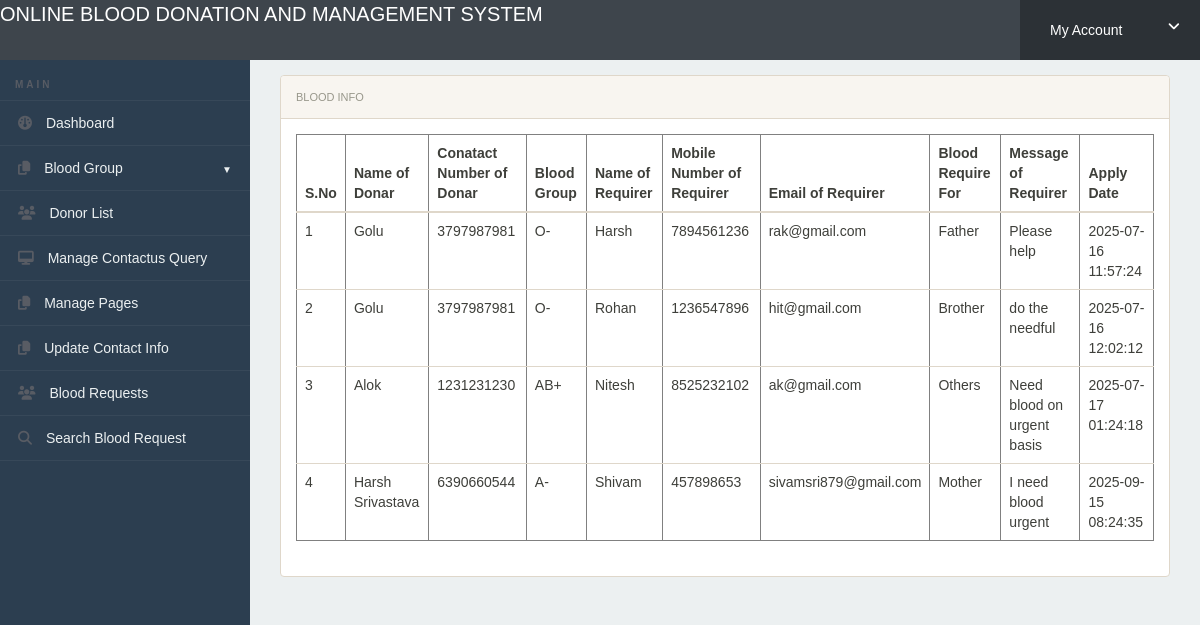
The page /admin/blood-requests.php (signed in) on the database its author committed.
### tables this page shows
CREATE TABLE `tblbloodrequirer` (
  `ID` int(10) NOT NULL,
  `BloodDonarID` int(10) DEFAULT NULL,
  `name` varchar(250) DEFAULT NULL,
  `EmailId` varchar(250) DEFAULT NULL,
  `ContactNumber` bigint(10) DEFAULT NULL,
  `BloodRequirefor` varchar(250) DEFAULT NULL,
  `Message` mediumtext DEFAULT NULL,
  `ApplyDate` timestamp NULL DEFAULT current_timestamp()
);

CREATE TABLE `tblblooddonars` (
  `id` int(11) NOT NULL,
  `FullName` varchar(100) DEFAULT NULL,
  `MobileNumber` char(11) DEFAULT NULL,
  `EmailId` varchar(100) DEFAULT NULL,
  `Gender` varchar(20) DEFAULT NULL,
  `Age` int(11) DEFAULT NULL,
  `BloodGroup` varchar(20) DEFAULT NULL,
  `Address` varchar(255) DEFAULT NULL,
  `Message` mediumtext DEFAULT NULL,
  `PostingDate` timestamp NOT NULL DEFAULT current_timestamp(),
  `status` int(1) DEFAULT NULL,
  `Password` varchar(250) DEFAULT NULL
);

### admin/blood-requests.php (the view, shortened to what this page needs)
<?php
include('includes/config.php');
if (strlen($_SESSION['alogin']) == 0) {
	header('location:index.php');
} else {
?>
	<!doctype html>
	<html lang="en" class="no-js">
	<head>
		<link rel="stylesheet" href="css/font-awesome.min.css">
		<link rel="stylesheet" href="css/bootstrap.min.css">
		<link rel="stylesheet" href="css/dataTables.bootstrap.min.css">
		<link rel="stylesheet" href="css/bootstrap-social.css">
		<link rel="stylesheet" href="css/bootstrap-select.css">
		<link rel="stylesheet" href="css/fileinput.min.css">
		<link rel="stylesheet" href="css/awesome-bootstrap-checkbox.css">
		<link rel="stylesheet" href="css/style.css">
	</head>
	<body>
		<?php include('includes/header.php'); ?>
		<div class="ts-main-content">
			<?php include('includes/leftbar.php'); ?>
			<div class="content-wrapper">
				<div class="container-fluid">
					<div class="col-md-12">
						<div class="panel panel-default">
							<div class="panel-heading">Blood Info</div>
							<div class="panel-body">
								<table border="1" class="table table-responsive">
									<thead>
										<tr>
											<th>S.No</th>
											<th>Name of Donar</th>
											<th>Conatact Number of Donar</th>
											<th>Blood Group</th>
											<th>Name of Requirer</th>
											<th>Mobile Number of Requirer</th>
											<th>Email of Requirer</th>
											<th>Blood Require For</th>
											<th>Message of Requirer</th>
											<th>Apply Date</th>
										</tr>
									</thead>
									<tbody>
										<tr><?php
											$sql = "SELECT tblbloodrequirer.BloodDonarID,tblbloodrequirer.name,tblbloodrequirer.EmailId,tblbloodrequirer.ContactNumber,tblbloodrequirer.BloodRequirefor,tblbloodrequirer.Message,tblbloodrequirer.ApplyDate,tblblooddonars.id as donid,tblblooddonars.FullName,tblblooddonars.MobileNumber,tblblooddonars.BloodGroup  from  tblbloodrequirer join tblblooddonars on tblblooddonars.id=tblbloodrequirer.BloodDonarID where tblblooddonars.FullName like '%$sdata%' || tblblooddonars.MobileNumber like '%$sdata%'";
											$query = $dbh->prepare($sql);
											$query->execute();
											$results = $query->fetchAll(PDO::FETCH_OBJ);
											$cnt = 1;
											if ($query->rowCount() > 0) {
												foreach ($results as $row) {               ?>
													<td><?php echo htmlentities($cnt); ?></td>
													<td><?php echo htmlentities($row->FullName); ?></td>
													<td><?php echo htmlentities($row->MobileNumber); ?></td>
													<td><?php echo htmlentities($row->BloodGroup); ?></td>
													<td><?php echo htmlentities($row->name); ?></td>
													<td><?php echo htmlentities($row->ContactNumber); ?></td>
													<td><?php echo htmlentities($row->EmailId); ?></td>
													<td><?php echo htmlentities($row->BloodRequirefor); ?></td>
													<td><?php echo htmlentities($row->Message); ?>
													</td>
													<td>
														<?php echo htmlentities($row->ApplyDate); ?>
													</td>
										</tr>
									<?php $cnt = $cnt + 1;
												}
											} else { ?>
									<tr>
										<th colspan="8" style="color:red;"> No Record found</th>
									</tr>
								<?php } ?>
									</tbody>
								</table>
							</div>
						</div>
					</div>
				</div>
			</div>
		</div>
	</body>
	</html>
<?php } ?>

### admin/includes/header.php (shortened to what this page needs)
<div class="brand clearfix">
	<a href="dashboard.php" style="font-size: 20px; padding-top:1%; color:#fff">ONLINE BLOOD DONATION AND MANAGEMENT SYSTEM </a>
		<ul class="ts-profile-nav">
			<li class="ts-account">
				<a href="#"><img src="img/ts-avatar.jpg" class="ts-avatar hidden-side" alt="">My Account <i class="fa fa-angle-down hidden-side"></i></a>
			</li>
		</ul>
	</div>

### admin/includes/leftbar.php (shortened to what this page needs)
<!DOCTYPE html>
<html lang="en">
<head>
  <link rel="stylesheet" href="https://cdnjs.cloudflare.com/ajax/libs/font-awesome/6.5.0/css/all.min.css">
</head>
<body>
  <nav class="ts-sidebar">
    <ul class="ts-sidebar-menu">
      <li class="ts-label">Main</li>
      <li><a href="dashboard.php"><i class="fa fa-dashboard"></i> Dashboard</a></li>
      <li class="has-sub">
        <a href="#"><i class="fa fa-files-o"></i> Blood Group</a>
      </li>
      <li><a href="donor-list.php"><i class="fa fa-users"></i> Donor List</a></li>
      <li><a href="manage-conactusquery.php"><i class="fa fa-desktop"></i> Manage Contactus Query</a></li>
      <li><a href="manage-pages.php"><i class="fa fa-files-o"></i> Manage Pages</a></li>
      <li><a href="update-contactinfo.php"><i class="fa fa-files-o"></i> Update Contact Info</a></li>
      <li><a href="blood-requests.php"><i class="fa fa-users"></i> Blood Requests</a></li>
      <li><a href="request-received-bydonar.php"><i class="fa fa-search"></i> Search Blood Request</a></li>
    </ul>
  </nav>
</body>
</html>

### admin/css/style.css (style rules this page uses)
html { font-size: 14px; }
@media only screen and (min-width: 480px) { html { font-size: 17px; } }
@media only screen and (min-width: 768px) { html { font-size: 14px; } }
body { font-size: 1em; }
a { color: #37a6c4; }
.panel { overflow: hidden; }
ul, li { margin: 0; padding: 0; list-style: none; }
.brand { background: #3e454c; position: relative; z-index: 3; position: fixed; width: 100%; top: 0; }
.brand .ts-profile-nav { float: right; display: none; }
.brand .ts-profile-nav li { float: left; position: relative; }
.brand .ts-profile-nav li a { display: block; padding: 20px; color: #fff; }
.brand .ts-profile-nav .ts-account .fa-angle-down { float: right; }
.brand .ts-profile-nav .ts-account > a { width: 180px; background: #2c3136; }
@media only screen and (min-width: 992px) { .brand .ts-profile-nav { display: block; } }
.ts-sidebar { background: #2c3136; max-height: 0; transition: max-height 0.3s; overflow: hidden; position: fixed; z-index: 2; width: 100%; bottom: 0; top: 60px; overflow-y: auto; }
@media only screen and (min-width: 992px) { .ts-sidebar { max-height: 100%; bottom: 0; } }
.ts-sidebar-menu .ts-label { color: #585c64; font-weight: bold; padding: 8px 15px; text-transform: uppercase; font-size: 10px; letter-spacing: 3px; margin-top: 10px; }
.ts-sidebar-menu a { display: block; text-decoration: none; padding: 12px 15px; color: #fff; }
.ts-sidebar-menu li { position: relative; }
.ts-sidebar-menu li i { color: #585c64; margin-right: 10px; }
.ts-main-content .content-wrapper { padding-top: 15px; margin-top: 60px; }
@media only screen and (min-width: 992px) { .ts-main-content .ts-sidebar { width: 250px; float: left; } }
@media only screen and (min-width: 992px) { .ts-main-content .content-wrapper { margin-left: 250px; } }

### admin/includes/leftbar.php (style rules this page uses)
body { margin: 0; font-family: Arial, sans-serif; background: #ecf0f1; }
.ts-sidebar { width: 250px; background: #2c3e50; min-height: 100vh; padding: 0; }
.ts-sidebar-menu { list-style: none; margin: 0; padding: 0; }
.ts-sidebar-menu li { border-bottom: 1px solid rgba(255,255,255,0.05); }
.ts-sidebar-menu li a { display: block; color: #ecf0f1; padding: 12px 18px; text-decoration: none; }
.ts-label { padding: 12px 18px; text-transform: uppercase; font-size: 13px; font-weight: bold; color: #bdc3c7; border-bottom: 1px solid rgba(255,255,255,0.1); }
.ts-sidebar-menu li.has-sub > a::after { content: "\25BC"; float: right; font-size: 10px; margin-top: 5px; }

### rows shown on the page
tblbloodrequirer: BloodDonarID.FullName "Golu", BloodDonarID.MobileNumber "3797987981", BloodDonarID.BloodGroup "O-", name "Harsh", ContactNumber "7894561236", EmailId "rak@gmail.com", BloodRequirefor "Father", Message "Please help", ApplyDate "2025-07-16 11:57:24"
tblbloodrequirer: BloodDonarID.FullName "Golu", BloodDonarID.MobileNumber "3797987981", BloodDonarID.BloodGroup "O-", name "Rohan", ContactNumber "1236547896", EmailId "hit@gmail.com", BloodRequirefor "Brother", Message "do the needful", ApplyDate "2025-07-16 12:02:12"
tblbloodrequirer: BloodDonarID.FullName "Alok", BloodDonarID.MobileNumber "1231231230", BloodDonarID.BloodGroup "AB+", name "Nitesh", ContactNumber "8525232102", EmailId "ak@gmail.com", BloodRequirefor "Others", Message "Need blood on urgent basis", ApplyDate "2025-07-17 01:24:18"
tblbloodrequirer: BloodDonarID.FullName "Harsh Srivastava", BloodDonarID.MobileNumber "6390660544", BloodDonarID.BloodGroup "A-", name "Shivam", ContactNumber "457898653", EmailId "sivamsri879@gmail.com", BloodRequirefor "Mother", Message "I need blood urgent", ApplyDate "2025-09-15 08:24:35"
